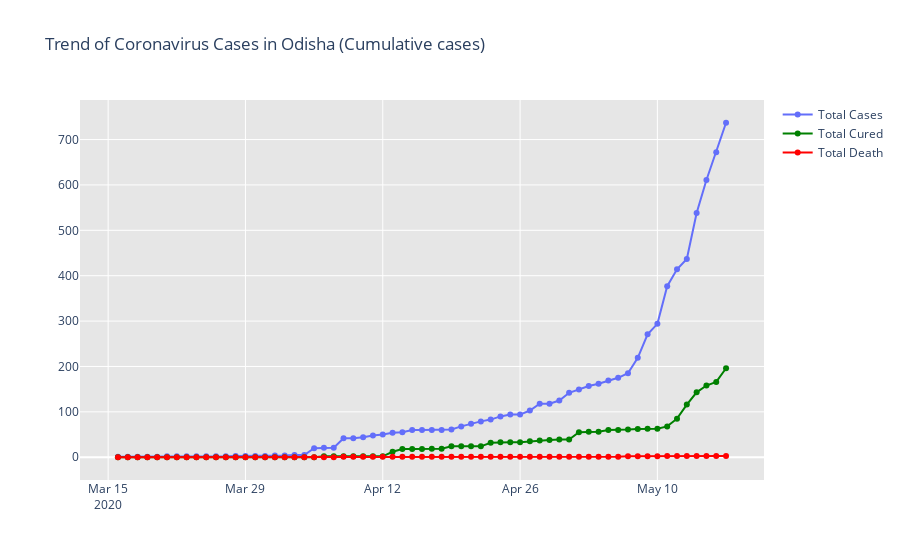
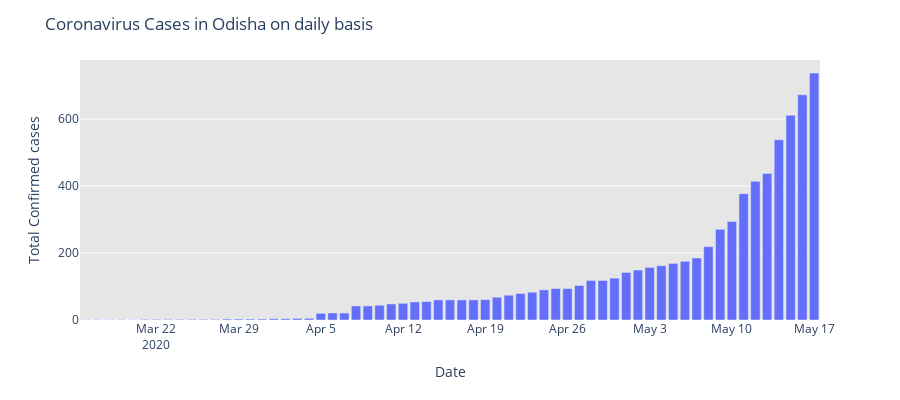

Notebook code cell kept with these figures, in order:
### Code cell
#Learn how to create interactive graphs using plotly
# import plotly.graph_objects as go
# Rise of COVID-19 cases in India
s=input()
sn=pd.read_excel('C:/Users/Sai Sarath/Desktop/Sem6/complete.xlsm',parse_dates=True,sheet_name=s)
fig=go.Figure(data=go.Scatter(x=sn['Date'], y = sn['Total Confirmed cases'], mode='lines+markers',name='Total Cases'))
fig.add_trace(go.Scatter(x=sn['Date'], y = sn['Cured/Discharged/Migrated'], mode='lines+markers',name='Total Cured',line_color='green'))
fig.add_trace(go.Scatter(x=sn['Date'], y = sn['Death'], mode='lines+markers',name='Total Death',line_color='red'))
fig.update_layout(title_text='Trend of Coronavirus Cases in '+s+' (Cumulative cases)',plot_bgcolor='rgb(230, 230, 230)')
fig.show()

# New COVID-19 cases reported daily in India

import plotly.express as px
fig = px.bar(sn, x="Date", y="Total Confirmed cases", barmode='group', height=400)
fig.update_layout(title_text='Coronavirus Cases in '+s+' on daily basis',plot_bgcolor='rgb(230, 230, 230)')

fig.show()
